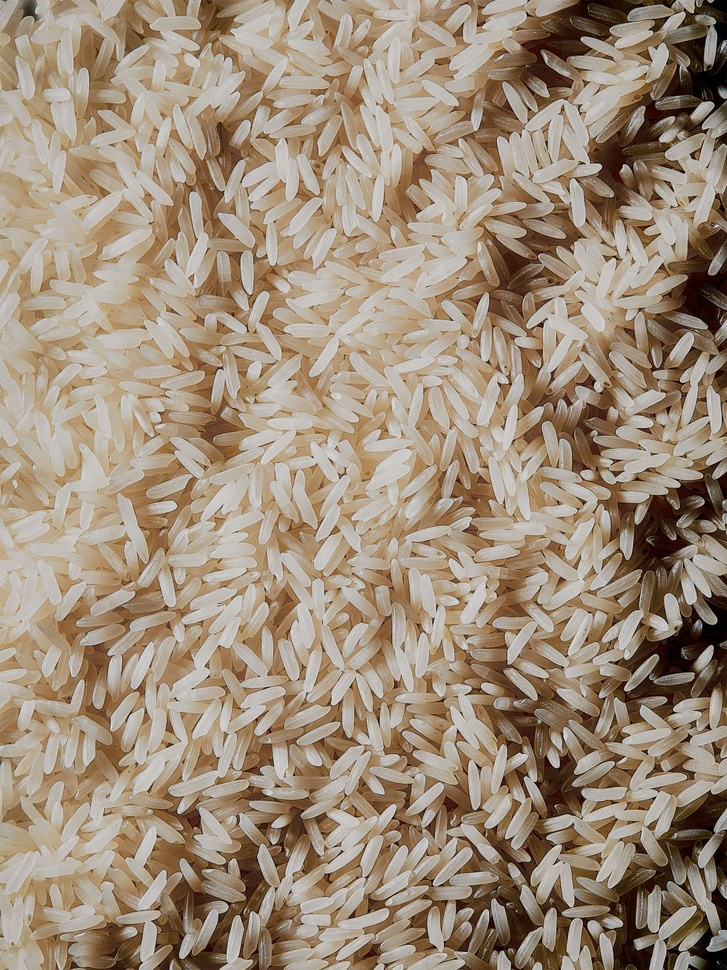
#> input picture uploads/listing_20260223_112028_785047_WhatsApp_Image_2026-01-21_at_10.49.10_AM.jpeg, 727 x 970 px, shrunk from 1125 x 1500 before the run
$ python -i image_preprocessing.py   (imports and definitions only)   (older library calls are emulated)
#> lines starting #> are read from the running program, lines starting #| are printed output that depends on the picture; after the words box and inside, x2 and y2 are one past the last pixel; in counts of white or black regions, pixels touching at a corner belong together
"""
Rice Classification - Image Feature Extraction Module

This module extracts morphological and visual features from rice grain images:
- Color features (mean RGB, HSV)
- Texture features (GLCM, Local Binary Pattern)
- Size and Shape features (Area, Perimeter, MajorAxisLength, MinorAxisLength, ConvexArea)
"""

import cv2
import numpy as np
import pandas as pd
from skimage.feature import graycomatrix, graycoprops, local_binary_pattern
from skimage.measure import regionprops
from scipy.spatial.distance import euclidean
import os


class RiceImageFeatureExtractor:
    """
    A class to extract features from rice grain images.
    """

    def __init__(self):
        """Initialize the feature extractor."""
        self.feature_names = [
            # Color features
            'Color_Mean_R', 'Color_Mean_G', 'Color_Mean_B',
            'Color_Mean_H', 'Color_Mean_S', 'Color_Mean_V',
            # Texture features (GLCM)
            'Texture_Contrast', 'Texture_Dissimilarity', 'Texture_Homogeneity', 'Texture_Energy',
            # Texture features (LBP)
            'Texture_LBP_Mean', 'Texture_LBP_Std',
            # Size features
            'Size_Area', 'Size_Perimeter',
            # Shape features
            'Shape_MajorAxisLength', 'Shape_MinorAxisLength',
            'Shape_ConvexArea', 'Shape_Eccentricity',
            'Shape_Extent', 'Shape_Roundness', 'Shape_AspectRatio',
            # Additional shape features
            'Shape_EquivDiameter', 'Shape_Solidity'
        ]

    def preprocess_image(self, image_path):
        """
        Load and preprocess the rice grain image.

        Parameters:
        -----------
        image_path : str or np.ndarray
            Path to image file or image array

        Returns:
        --------
        tuple
            (original_image, gray_image, binary_mask)
        """
        # Load image
        if isinstance(image_path, str):
            if not os.path.exists(image_path):
                raise FileNotFoundError(f"Image file not found: {image_path}")
            image = cv2.imread(image_path)
            if image is None:
                raise ValueError(f"Could not load image from: {image_path}")
        else:
            image = image_path.copy()

        # Convert to RGB if needed
        if len(image.shape) == 3 and image.shape[2] == 3:
            # BGR to RGB
            image_rgb = cv2.cvtColor(image, cv2.COLOR_BGR2RGB)
        else:
            image_rgb = image

        # Convert to grayscale
        if len(image_rgb.shape) == 3:
            gray = cv2.cvtColor(image_rgb, cv2.COLOR_RGB2GRAY)
        else:
            gray = image_rgb

        # Create binary mask (threshold to separate rice grain from background)
        # Using Otsu's method for automatic thresholding
        _, binary = cv2.threshold(gray, 0, 255, cv2.THRESH_BINARY + cv2.THRESH_OTSU)

        # Invert if needed (assuming rice is darker than background)
        if np.mean(binary) > 127:
            binary = cv2.bitwise_not(binary)

        return image_rgb, gray, binary

    def extract_color_features(self, image_rgb):
        """
        Extract color features from RGB image.

        Parameters:
        -----------
        image_rgb : np.ndarray
            RGB image

        Returns:
        --------
        dict
            Dictionary of color features
        """
        # Mean RGB values
        mean_r = np.mean(image_rgb[:, :, 0])
        mean_g = np.mean(image_rgb[:, :, 1])
        mean_b = np.mean(image_rgb[:, :, 2])

        # Convert to HSV
        image_hsv = cv2.cvtColor(image_rgb, cv2.COLOR_RGB2HSV)

        # Mean HSV values
        mean_h = np.mean(image_hsv[:, :, 0])
        mean_s = np.mean(image_hsv[:, :, 1])
        mean_v = np.mean(image_hsv[:, :, 2])

        return {
            'Color_Mean_R': float(mean_r),
            'Color_Mean_G': float(mean_g),
            'Color_Mean_B': float(mean_b),
            'Color_Mean_H': float(mean_h),
            'Color_Mean_S': float(mean_s),
            'Color_Mean_V': float(mean_v)
        }

    def extract_texture_features_glcm(self, gray_image, binary_mask):
        """
        Extract texture features using Gray-Level Co-occurrence Matrix (GLCM).

        Parameters:
        -----------
        gray_image : np.ndarray
            Grayscale image
        binary_mask : np.ndarray
            Binary mask of rice grain

        Returns:
        --------
        dict
            Dictionary of GLCM texture features
        """
        # Apply mask to extract only rice grain region
        masked_gray = gray_image * (binary_mask > 0)

        # Ensure we have valid region
        if np.sum(binary_mask > 0) < 100:  # Too small region
            return {
                'Texture_Contrast': 0.0,
                'Texture_Dissimilarity': 0.0,
                'Texture_Homogeneity': 1.0,
                'Texture_Energy': 0.0
            }

        # Normalize to 0-255
        if masked_gray.max() > 0:
            masked_gray = (masked_gray * 255 / masked_gray.max()).astype(np.uint8)
        else:
            masked_gray = masked_gray.astype(np.uint8)

        # Calculate GLCM
        try:
            glcm = graycomatrix(
                masked_gray,
                distances=[1],
                angles=[0, np.pi/4, np.pi/2, 3*np.pi/4],
                levels=256,
                symmetric=True,
                normed=True
            )

            # Extract properties
            contrast = np.mean(graycoprops(glcm, 'contrast'))
            dissimilarity = np.mean(graycoprops(glcm, 'dissimilarity'))
            homogeneity = np.mean(graycoprops(glcm, 'homogeneity'))
            energy = np.mean(graycoprops(glcm, 'energy'))

        except Exception as e:
            # Return default values if GLCM calculation fails
            contrast = 0.0
            dissimilarity = 0.0
            homogeneity = 1.0
            energy = 0.0

        return {
            'Texture_Contrast': float(contrast),
            'Texture_Dissimilarity': float(dissimilarity),
            'Texture_Homogeneity': float(homogeneity),
            'Texture_Energy': float(energy)
        }

    def extract_texture_features_lbp(self, gray_image, binary_mask):
        """
        Extract texture features using Local Binary Pattern (LBP).

        Parameters:
        -----------
        gray_image : np.ndarray
            Grayscale image
        binary_mask : np.ndarray
            Binary mask of rice grain

        Returns:
        --------
        dict
            Dictionary of LBP texture features
        """
        # Apply mask
        masked_gray = gray_image * (binary_mask > 0)

        # Normalize
        if masked_gray.max() > 0:
            masked_gray = (masked_gray * 255 / masked_gray.max()).astype(np.uint8)
        else:
            masked_gray = masked_gray.astype(np.uint8)

        # Calculate LBP
        radius = 3
        n_points = 8 * radius
        lbp = local_binary_pattern(masked_gray, n_points, radius, method='uniform')

        # Mask out background
        lbp_masked = lbp[binary_mask > 0]

        if len(lbp_masked) > 0:
            lbp_mean = np.mean(lbp_masked)
            lbp_std = np.std(lbp_masked)
        else:
            lbp_mean = 0.0
            lbp_std = 0.0

        return {
            'Texture_LBP_Mean': float(lbp_mean),
            'Texture_LBP_Std': float(lbp_std)
        }

    def extract_size_shape_features(self, binary_mask):
        """
        Extract size and shape features from binary mask.

        Parameters:
        -----------
        binary_mask : np.ndarray
            Binary mask of rice grain

        Returns:
        --------
        dict
            Dictionary of size and shape features
        """
        # Find contours
        contours, _ = cv2.findContours(binary_mask.astype(np.uint8), cv2.RETR_EXTERNAL, cv2.CHAIN_APPROX_SIMPLE)

        if len(contours) == 0:
            # Return default values if no contour found
            return {
                'Size_Area': 0.0,
                'Size_Perimeter': 0.0,
                'Shape_MajorAxisLength': 0.0,
                'Shape_MinorAxisLength': 0.0,
                'Shape_ConvexArea': 0.0,
                'Shape_Eccentricity': 0.0,
                'Shape_Extent': 0.0,
                'Shape_Roundness': 0.0,
                'Shape_AspectRatio': 1.0,
                'Shape_EquivDiameter': 0.0,
                'Shape_Solidity': 0.0
            }

        # Use largest contour
        largest_contour = max(contours, key=cv2.contourArea)

        # Basic size features
        area = cv2.contourArea(largest_contour)
        perimeter = cv2.arcLength(largest_contour, True)

        if area == 0:
            return {
                'Size_Area': 0.0,
                'Size_Perimeter': 0.0,
                'Shape_MajorAxisLength': 0.0,
                'Shape_MinorAxisLength': 0.0,
                'Shape_ConvexArea': 0.0,
                'Shape_Eccentricity': 0.0,
                'Shape_Extent': 0.0,
                'Shape_Roundness': 0.0,
                'Shape_AspectRatio': 1.0,
                'Shape_EquivDiameter': 0.0,
                'Shape_Solidity': 0.0
            }

        # Fit ellipse to get major and minor axis
        if len(largest_contour) >= 5:
            ellipse = cv2.fitEllipse(largest_contour)
            major_axis = max(ellipse[1])
            minor_axis = min(ellipse[1])
            eccentricity = np.sqrt(1 - (minor_axis**2 / major_axis**2)) if major_axis > 0 else 0
        else:
            # Approximate from bounding box
            rect = cv2.minAreaRect(largest_contour)
            major_axis = max(rect[1])
            minor_axis = min(rect[1])
            eccentricity = np.sqrt(1 - (minor_axis**2 / major_axis**2)) if major_axis > 0 else 0

        # Convex hull
        hull = cv2.convexHull(largest_contour)
        convex_area = cv2.contourArea(hull)

        # Bounding box
        x, y, w, h = cv2.boundingRect(largest_contour)
        bounding_box_area = w * h
        extent = area / bounding_box_area if bounding_box_area > 0 else 0

        # Roundness (circularity)
        if perimeter > 0:
            roundness = (4 * np.pi * area) / (perimeter ** 2)
        else:
            roundness = 0

        # Aspect ratio
        aspect_ratio = major_axis / minor_axis if minor_axis > 0 else 1.0

        # Equivalent diameter
        equiv_diameter = 2 * np.sqrt(area / np.pi)

        # Solidity (ratio of contour area to convex hull area)
        solidity = area / convex_area if convex_area > 0 else 0

        return {
            'Size_Area': float(area),
            'Size_Perimeter': float(perimeter),
            'Shape_MajorAxisLength': float(major_axis),
            'Shape_MinorAxisLength': float(minor_axis),
            'Shape_ConvexArea': float(convex_area),
            'Shape_Eccentricity': float(eccentricity),
            'Shape_Extent': float(extent),
            'Shape_Roundness': float(roundness),
            'Shape_AspectRatio': float(aspect_ratio),
            'Shape_EquivDiameter': float(equiv_diameter),
            'Shape_Solidity': float(solidity)
        }

    def extract_all_features(self, image_path):
        """
        Extract all features from a rice grain image.

        Parameters:
        -----------
        image_path : str or np.ndarray
            Path to image file or image array

        Returns:
        --------
        dict
            Dictionary containing all extracted features
        """
        # Preprocess image
        image_rgb, gray_image, binary_mask = self.preprocess_image(image_path)
#> in preprocess_image, image is the input picture: shape (970, 727, 3); mean B, G, R 121.4, 141, 158.7
#> in preprocess_image, `gray = cv2.cvtColor(image_rgb, cv2.COLOR_RGB2GRAY)`:
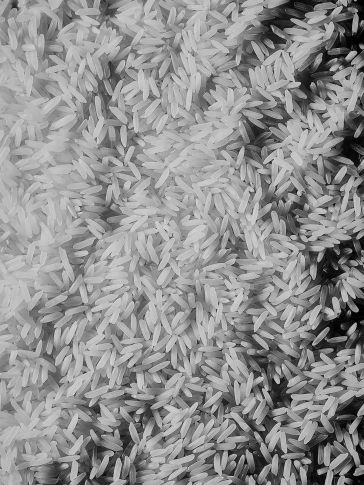
#> gray: shape (970, 727) (shown at 1/2 size); min 0, max 227, mean 144.1
#> in preprocess_image, `_, binary = cv2.threshold(gray, 0, 255, cv2.THRESH_BINARY + cv2.THRESH..`:
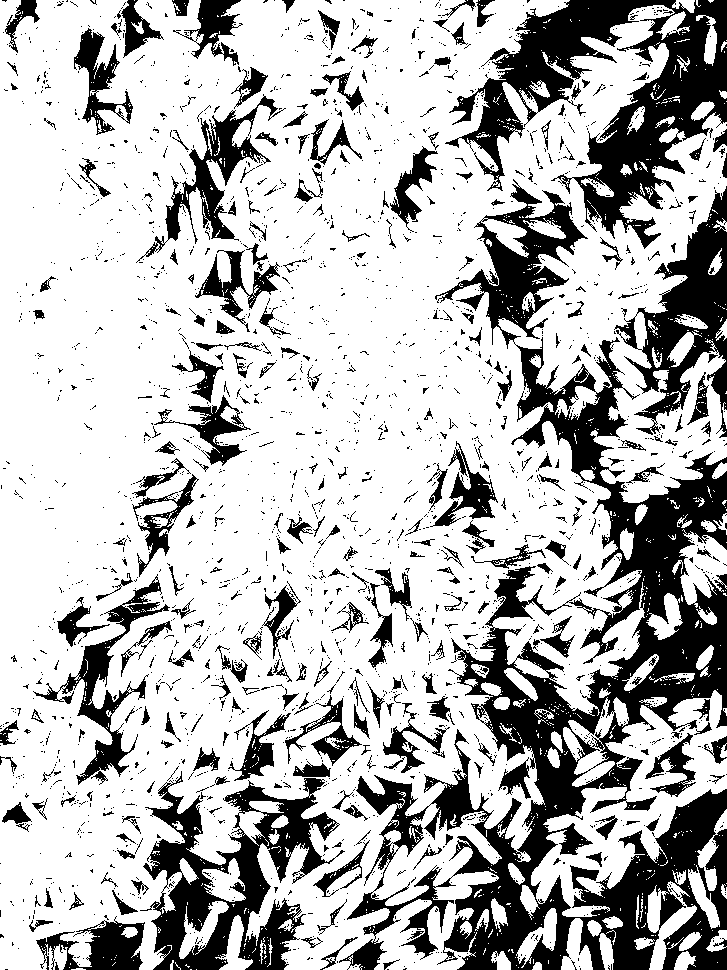
#> binary: shape (970, 727); 72.6% white; 2429 black regions (2126 under 20 px), largest, box (x1, y1, x2, y2) and area: (339, 179, 727, 970) 79128, (445, 0, 727, 249) 25300, (140, 771, 345, 970) 15773

        # Extract features
        color_features = self.extract_color_features(image_rgb)
#> in extract_color_features, `mean_r = np.mean(image_rgb[:, :, 0])`: mean_r = 158.7
#> in extract_color_features, `mean_g = np.mean(image_rgb[:, :, 1])`: mean_g = 141
#> in extract_color_features, `mean_b = np.mean(image_rgb[:, :, 2])`: mean_b = 121.4
#> in extract_color_features, `mean_h = np.mean(image_hsv[:, :, 0])`: mean_h = 17.33
#> in extract_color_features, `mean_s = np.mean(image_hsv[:, :, 1])`: mean_s = 73.09
#> in extract_color_features, `mean_v = np.mean(image_hsv[:, :, 2])`: mean_v = 158.7
#> color_features = {'Color_Mean_R': 158.7, 'Color_Mean_G': 141, 'Color_Mean_B': 121.4, 'Color_Mean_H': 17.33, 'Color_Mean_S': 73.09, 'Color_Mean_V': 158.7}
        texture_glcm = self.extract_texture_features_glcm(gray_image, binary_mask)
#> in extract_texture_features_glcm, `masked_gray = gray_image * (binary_mask > 0)`:
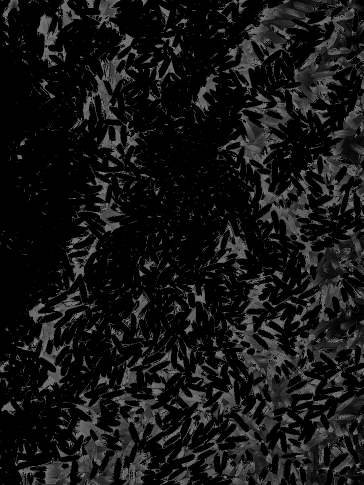
#> masked_gray: shape (970, 727) (shown at 1/2 size); min 0, max 123, mean 21.5
#> in extract_texture_features_glcm, `masked_gray = (masked_gray * 255 / masked_gray.max()).astype(np.uint8)`:
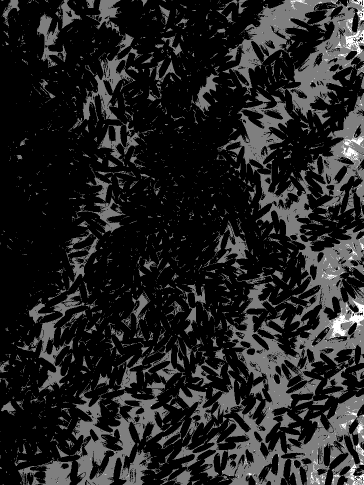
#> masked_gray: shape (970, 727) (shown at 1/2 size); min 0, max 2, mean 0.283; drawn with min black and max white
#> in extract_texture_features_glcm, `contrast = np.mean(graycoprops(glcm, 'contrast'))`: contrast = 0.095
#> in extract_texture_features_glcm, `dissimilarity = np.mean(graycoprops(glcm, 'dissimilarity'))`: dissimilarity = 0.0931
#> in extract_texture_features_glcm, `homogeneity = np.mean(graycoprops(glcm, 'homogeneity'))`: homogeneity = 0.954
#> in extract_texture_features_glcm, `energy = np.mean(graycoprops(glcm, 'energy'))`: energy = 0.72
#> texture_glcm = {'Texture_Contrast': 0.095, 'Texture_Dissimilarity': 0.0931, 'Texture_Homogeneity': 0.954, 'Texture_Energy': 0.72}
        texture_lbp = self.extract_texture_features_lbp(gray_image, binary_mask)
#> in extract_texture_features_lbp, `lbp = local_binary_pattern(masked_gray, n_points, radius, method='unif..`:
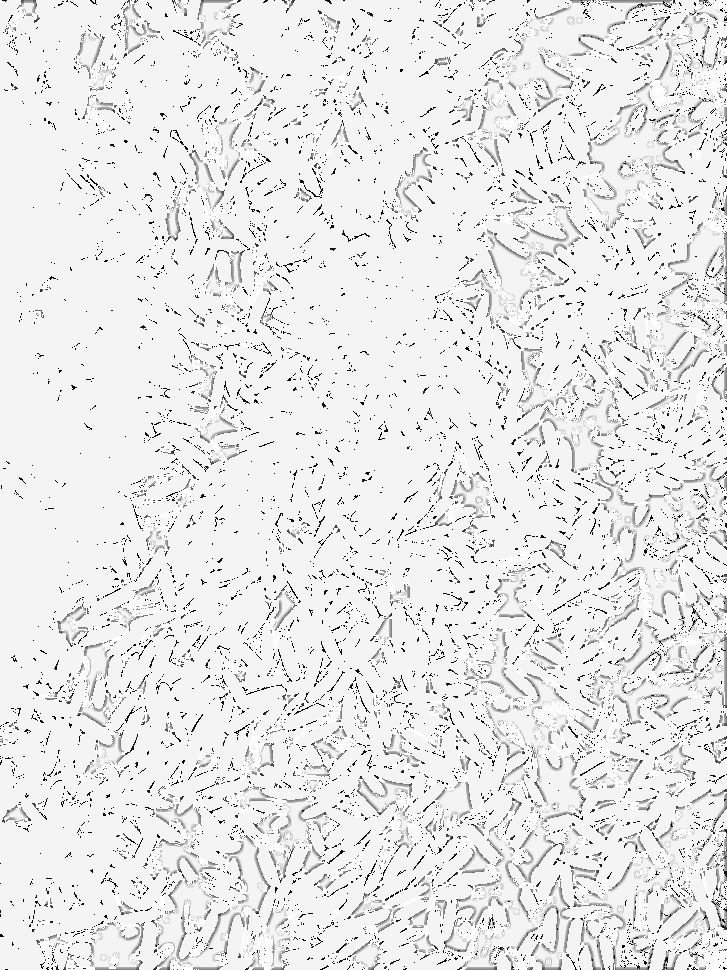
#> lbp: shape (970, 727) float64; min 0, max 25, mean 22.8; drawn with min black and max white
#> in extract_texture_features_lbp, `lbp_mean = np.mean(lbp_masked)`: lbp_mean = 19.58
#> in extract_texture_features_lbp, `lbp_std = np.std(lbp_masked)`: lbp_std = 7.62
#> texture_lbp = {'Texture_LBP_Mean': 19.58, 'Texture_LBP_Std': 7.62}
        size_shape_features = self.extract_size_shape_features(binary_mask)
#> in extract_size_shape_features, `contours, _ = cv2.findContours(binary_mask.astype(np.uint8), cv2.RETR_..`: contours = 2260 contours, 2071 with area under 20; largest, box (x1, y1, x2, y2) and area: (339, 179, 727, 970) 103372, (445, 0, 727, 249) 26741, (140, 771, 345, 970) 19126, (614, 186, 727, 438) 11076, (33, 574, 170, 785) 4362
#> in extract_size_shape_features, `largest_contour = max(contours, key=cv2.contourArea)`: largest_contour = contour of 5186 points, box (x1, y1, x2, y2) (339, 179, 727, 970), area 103372
#> in extract_size_shape_features, `area = cv2.contourArea(largest_contour)`: area = 103371.5
#> in extract_size_shape_features, `perimeter = cv2.arcLength(largest_contour, True)`: perimeter = 11101.5
#> in extract_size_shape_features, `ellipse = cv2.fitEllipse(largest_contour)`: ellipse = ((516.9, 625.6), (393.2, 695.3), 175.5)
#> in extract_size_shape_features, `major_axis = max(ellipse[1])`: major_axis = 695.3
#> in extract_size_shape_features, `minor_axis = min(ellipse[1])`: minor_axis = 393.2
#> in extract_size_shape_features, `eccentricity = np.sqrt(1 - (minor_axis**2 / major_axis**2)) if major_a..`: eccentricity = 0.825
#> in extract_size_shape_features, `hull = cv2.convexHull(largest_contour)`: hull = contour of 13 points, box (x1, y1, x2, y2) (339, 179, 727, 970), area 236892
#> in extract_size_shape_features, `convex_area = cv2.contourArea(hull)`: convex_area = 236892.5
#> in extract_size_shape_features, `x, y, w, h = cv2.boundingRect(largest_contour)`: x = 339; y = 179; w = 388; h = 791
#> in extract_size_shape_features, `bounding_box_area = w * h`: bounding_box_area = 306908
#> in extract_size_shape_features, `extent = area / bounding_box_area if bounding_box_area > 0 else 0`: extent = 0.337
#> in extract_size_shape_features, `roundness = (4 * np.pi * area) / (perimeter ** 2)`: roundness = 0.0105
#> in extract_size_shape_features, `aspect_ratio = major_axis / minor_axis if minor_axis > 0 else 1.0`: aspect_ratio = 1.77
#> in extract_size_shape_features, `equiv_diameter = 2 * np.sqrt(area / np.pi)`: equiv_diameter = 362.8
#> in extract_size_shape_features, `solidity = area / convex_area if convex_area > 0 else 0`: solidity = 0.436
#> size_shape_features = 11 items

        # Combine all features
        all_features = {
            **color_features,
            **texture_glcm,
            **texture_lbp,
            **size_shape_features
        }

        return all_features

    # [30 lines left out: function extract_features_to_dataframe, not called in this run]


# Indian Rice Varieties (exact names as specified)
INDIAN_RICE_VARIETIES = [
    'Basmati rice',
    'Colam rice',  # Note: lowercase 'c' as specified
    'Indrayani rice',
    'Joha rice',
    'Matta rice',
    'Sona Masuri rice',
    'Kala Jira rice',
    'Ambemohar rice',
    'Ponni rice',
    'Jasmine rice',
    'Bamboo rice',
    'Mogara rice',
    'Brown rice'
]


# [10 lines left out: function get_rice_variety_mapping, not called in this run]


# [6 lines not run here, left out]

>>> result = RiceImageFeatureExtractor().extract_all_features('../uploads/listing_20260223_112028_785047_WhatsApp_Image_2026-01-21_at_10.49.10_AM.jpeg')
#> result = 23 items
